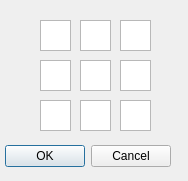
<?xml version="1.0" encoding="UTF-8"?>
<ui version="4.0">
 <class>Dialog</class>
 <widget class="QDialog" name="Dialog">
  <property name="geometry">
   <rect>
    <x>0</x>
    <y>0</y>
    <width>188</width>
    <height>181</height>
   </rect>
  </property>
  <property name="windowTitle">
   <string>Dialog</string>
  </property>
  <widget class="QDialogButtonBox" name="buttonBox">
   <property name="geometry">
    <rect>
     <x>0</x>
     <y>140</y>
     <width>171</width>
     <height>32</height>
    </rect>
   </property>
   <property name="layoutDirection">
    <enum>Qt::LeftToRight</enum>
   </property>
   <property name="orientation">
    <enum>Qt::Horizontal</enum>
   </property>
   <property name="standardButtons">
    <set>QDialogButtonBox::Cancel|QDialogButtonBox::Ok</set>
   </property>
  </widget>
  <widget class="QTextEdit" name="textEdit">
   <property name="geometry">
    <rect>
     <x>40</x>
     <y>20</y>
     <width>31</width>
     <height>31</height>
    </rect>
   </property>
  </widget>
  <widget class="QTextEdit" name="textEdit_2">
   <property name="geometry">
    <rect>
     <x>80</x>
     <y>20</y>
     <width>31</width>
     <height>31</height>
    </rect>
   </property>
  </widget>
  <widget class="QTextEdit" name="textEdit_3">
   <property name="geometry">
    <rect>
     <x>120</x>
     <y>20</y>
     <width>31</width>
     <height>31</height>
    </rect>
   </property>
  </widget>
  <widget class="QTextEdit" name="textEdit_4">
   <property name="geometry">
    <rect>
     <x>40</x>
     <y>60</y>
     <width>31</width>
     <height>31</height>
    </rect>
   </property>
  </widget>
  <widget class="QTextEdit" name="textEdit_5">
   <property name="geometry">
    <rect>
     <x>80</x>
     <y>60</y>
     <width>31</width>
     <height>31</height>
    </rect>
   </property>
  </widget>
  <widget class="QTextEdit" name="textEdit_6">
   <property name="geometry">
    <rect>
     <x>120</x>
     <y>60</y>
     <width>31</width>
     <height>31</height>
    </rect>
   </property>
  </widget>
  <widget class="QTextEdit" name="textEdit_7">
   <property name="geometry">
    <rect>
     <x>40</x>
     <y>100</y>
     <width>31</width>
     <height>31</height>
    </rect>
   </property>
  </widget>
  <widget class="QTextEdit" name="textEdit_8">
   <property name="geometry">
    <rect>
     <x>80</x>
     <y>100</y>
     <width>31</width>
     <height>31</height>
    </rect>
   </property>
  </widget>
  <widget class="QTextEdit" name="textEdit_9">
   <property name="geometry">
    <rect>
     <x>120</x>
     <y>100</y>
     <width>31</width>
     <height>31</height>
    </rect>
   </property>
  </widget>
 </widget>
 <resources/>
 <connections>
  <connection>
   <sender>buttonBox</sender>
   <signal>accepted()</signal>
   <receiver>Dialog</receiver>
   <slot>accept()</slot>
   <hints>
    <hint type="sourcelabel">
     <x>248</x>
     <y>254</y>
    </hint>
    <hint type="destinationlabel">
     <x>157</x>
     <y>274</y>
    </hint>
   </hints>
  </connection>
  <connection>
   <sender>buttonBox</sender>
   <signal>rejected()</signal>
   <receiver>Dialog</receiver>
   <slot>reject()</slot>
   <hints>
    <hint type="sourcelabel">
     <x>316</x>
     <y>260</y>
    </hint>
    <hint type="destinationlabel">
     <x>286</x>
     <y>274</y>
    </hint>
   </hints>
  </connection>
 </connections>
</ui>
